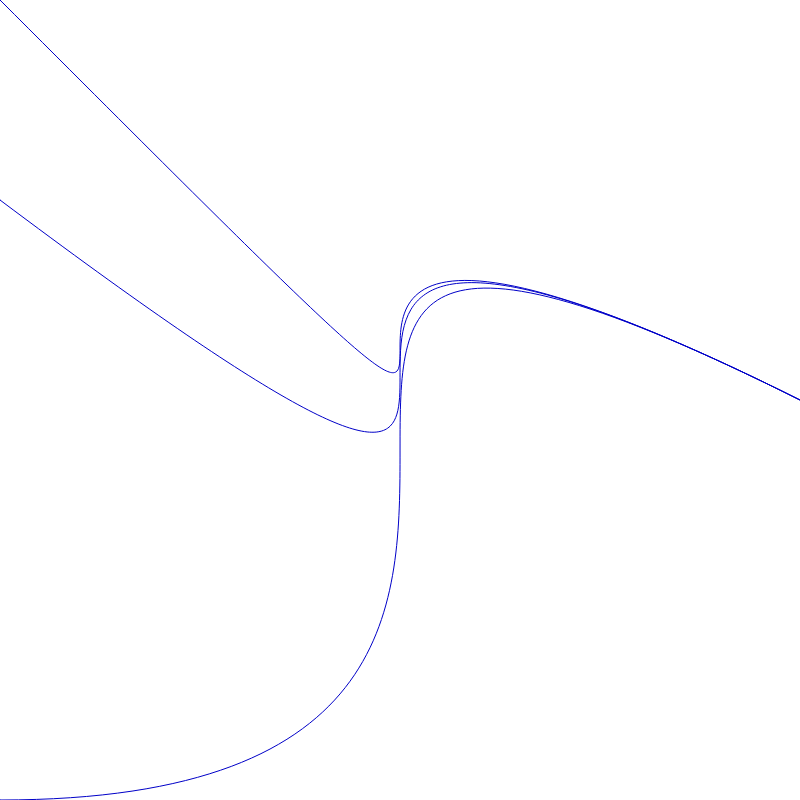
Frame 1 (no input)
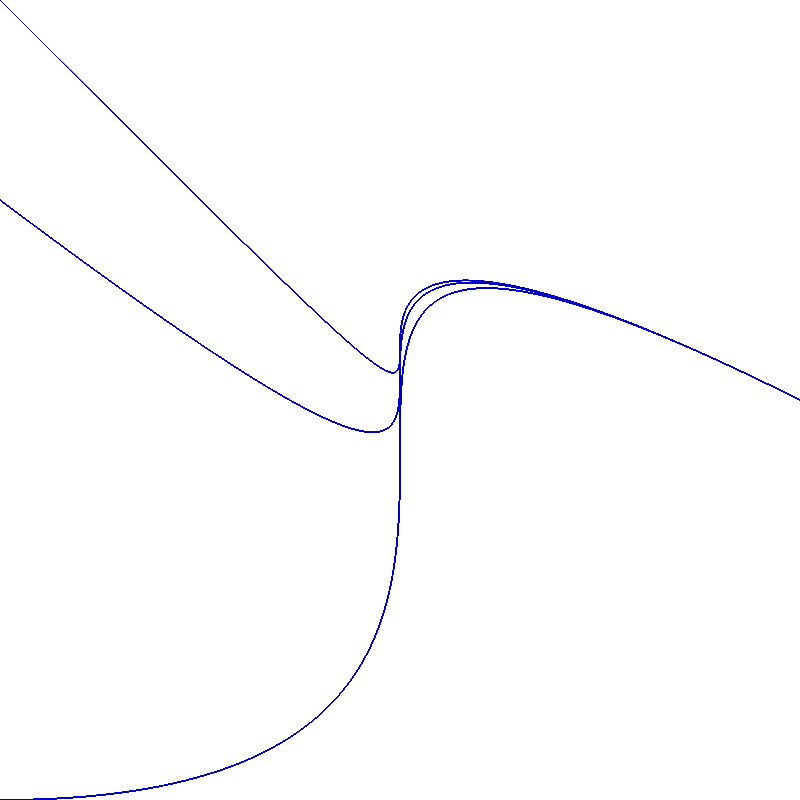
Frame 60 (no input)
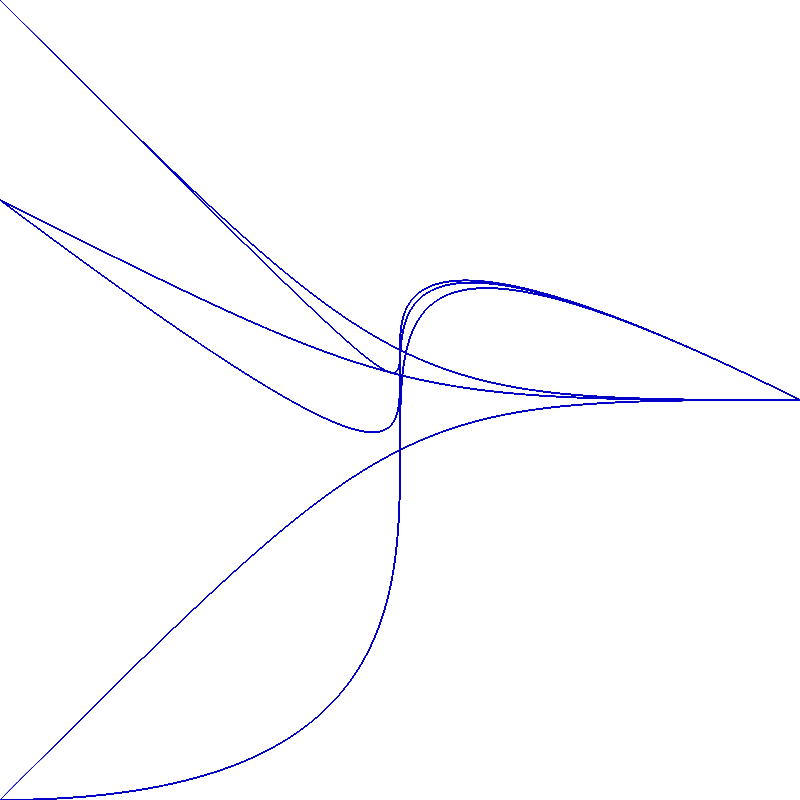
Frame 120 (the mouse pressed at the canvas centre since frame 60)

The p5.js sketch that drew these frames (run headless with seeded random() and noise() and a simulated clock; from frame 60 on, the mouse is pressed at the canvas centre):

// p5.js sketch
// ── sketch.js
/// <reference path="./p5.global-mode.d.ts" />

function setup() {
  // put setup code here
	createCanvas(800, 800);
	background(255);
}


function draw() {
	// put drawing code here
	noFill();
	stroke(0, 0, 200);
	bezier(0, 0, 800 - mouseX, 800 - mouseY, mouseX, mouseY, 800, 400); 
	bezier(0, 200, 800 - mouseX, 800 - mouseY, mouseX, mouseY, 800, 400); 
	bezier(0, 800, 800 - mouseX, 800 - mouseY, mouseX, mouseY, 800, 400); 
}
